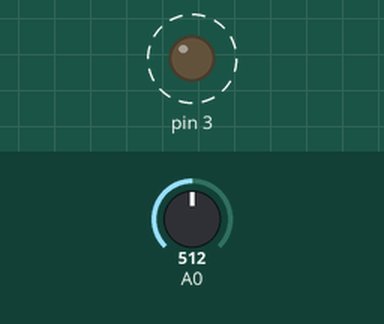
Simulated run of this sketch. Board: Arduino Uno, built with avr-gcc and run on an emulated ATmega328P. On the bench: output pins drawn as LEDs (lit = HIGH). Dashed ring = blinking. The test bench sets the inputs (shaded band); at power-on: A0 = 512.

Above: at 1.8 s.
1.9 s: A0 set to 0
At 2.6 s:
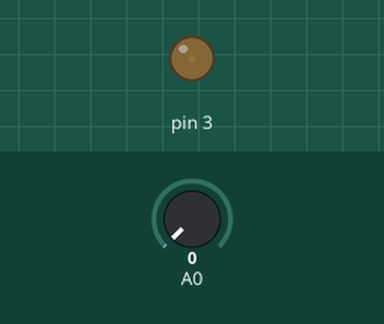
3.6 s: A0 set to 122
At 3.9 s:
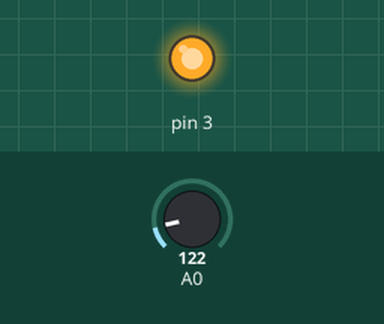
Timing chart, 0 to 13.1 s (numbered marks = the images above; inputs shaded):
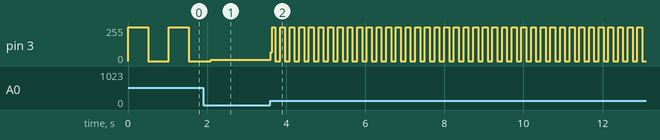

Measured:
- after the input at 3.6 s, pin 3: 9/255 → 66/255 at once, then moves between 0/255 and 255/255, repeating every 0.24 s
- by itself, pin 3: alternates 255/255 for 0.51 s and 0/255 for 0.51 s

The sketch:

blinkled.ino
```cpp
void setup() {
  pinMode (3, OUTPUT);

  pinMode (A0, INPUT);
}

void loop() {

  Serial.println  (A0);

  int potValue = analogRead (A0);

  digitalWrite (3, HIGH);

  delay (potValue);

  digitalWrite (3, LOW);

  delay (potValue);
}
```
